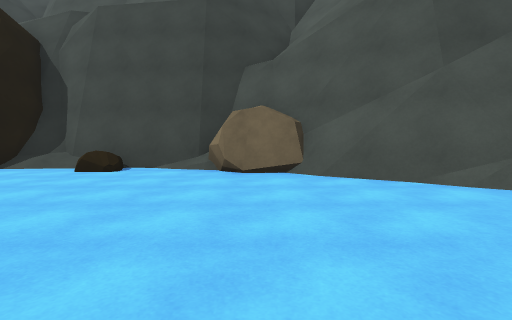
view 1 (above)

17 first-person views from a walk through a Unity game level. The camera is 1.2 m above the floor, tilts 4° down and sees 85° across. The floor is counted in squares, 2 m on a side. Each view is taken from the middle of a square. On the plan, view 1 faces up. The plan holds only what a view shows up to about 9 squares ahead; the rest is blank. The place goes on beyond the plan. Some animated figures are not drawn.

view 2
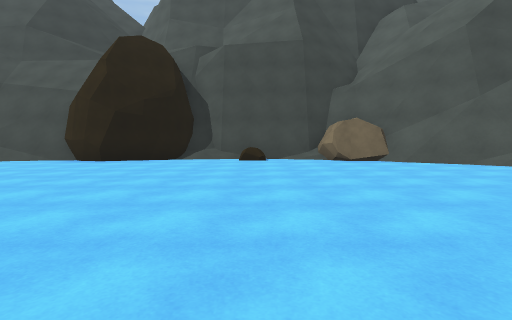

view 3
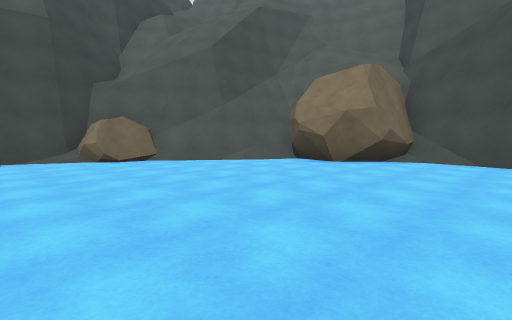

view 4
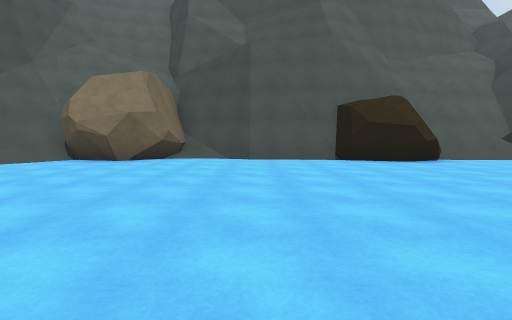

view 5
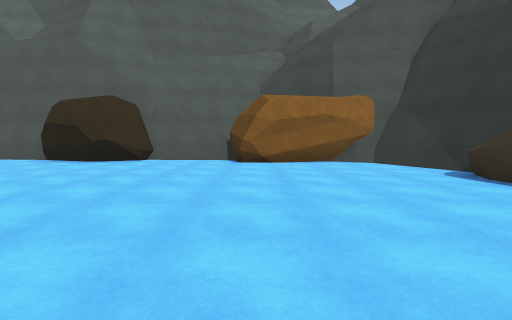

view 6
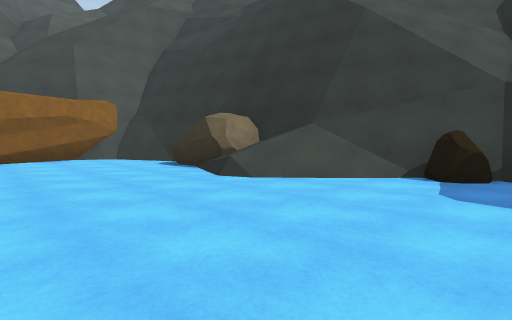

view 7
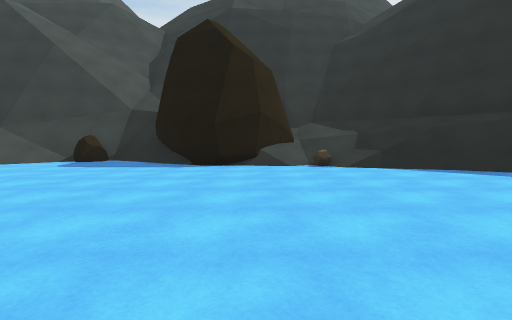

view 8
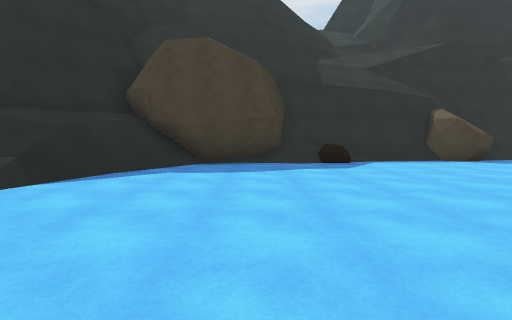

view 9
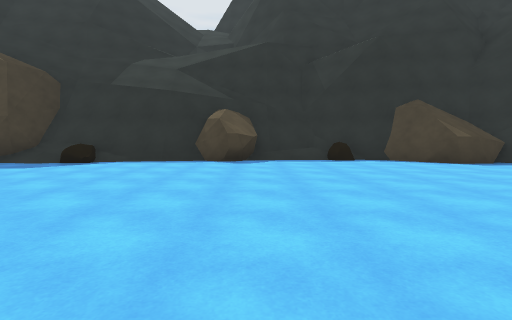

view 10
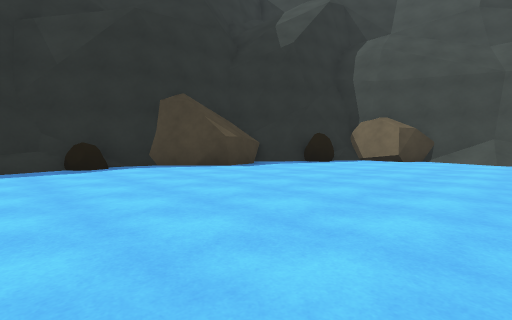

view 11
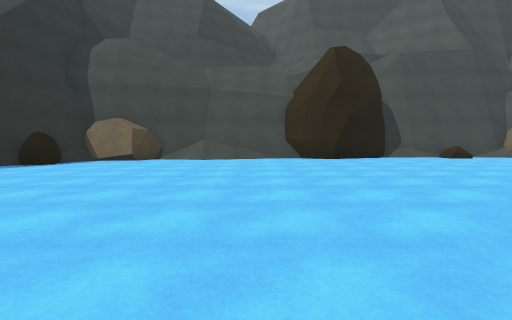

view 12
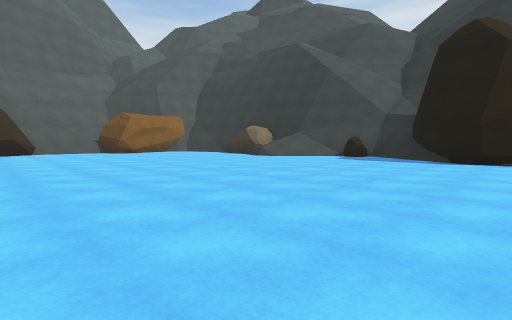

view 13
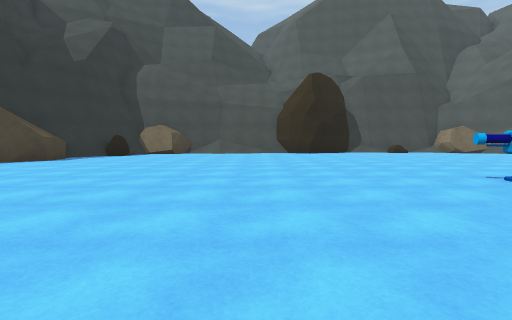

view 14
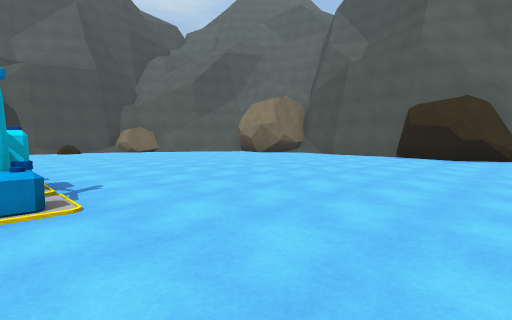

view 15
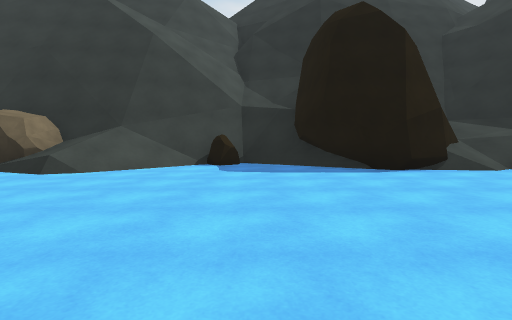

view 16
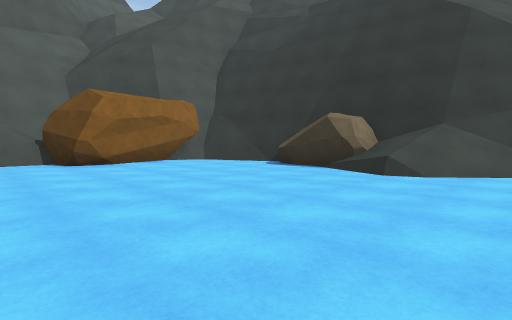

view 17
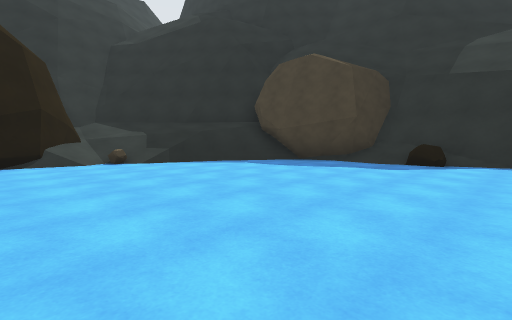

### Floor plan
Key: @ floor where view 1 was taken; # wall or solid block; . floor; / step, stairs or slope; = window, fence, low wall or low ledge; ^ raised ledge; O other object.
Columns run from 19 left of view 1 to 6 right of it. Each row starts with its distance up from view 1.
  7              #######
  6      O########//O#O##
  5     #O#///.##......O###
  4    ##................###
  3   ##O..................#
  2   #....................##
  1   ##...................##
  0  ###...............@....##
 -1  #.......................#
 -2  O......................##
 -3 #/......................#
 -4 ##...........^..........#
 -5  #O..........^..........#
 -6 OOO..........O.........##
 -7  #.....................##
 -8  ##....................##
 -9  ##.....................#
-10  #O.....................#
-11  #/.....................#
-12  ##....................##
-13   ##...................#
-14   ###..................#
-15   ###==/.........=.....#
-16    #///O/###...//#OOO###
-17    ##///#####.O==#####
-18     ###/#   ####^^^
-19       ###

Positions as (right, up) in squares from view 1, and headings:
1: (0, 0), facing up
2: (-3, -3), facing up
3: (-3, -3), facing up-right
4: (-4, -3), facing right
5: (-4, -12), facing right
6: (-6, -12), facing down-right
7: (-10, -9), facing down
8: (-9, -12), facing left
9: (-9, -5), facing left
10: (-11, -4), facing up-left
11: (-10, -4), facing up
12: (-10, -7), facing down-right
13: (-10, -8), facing up
14: (-6, -9), facing up-right
15: (-6, -10), facing down
16: (-4, -10), facing down-right
17: (-9, -8), facing down-left
